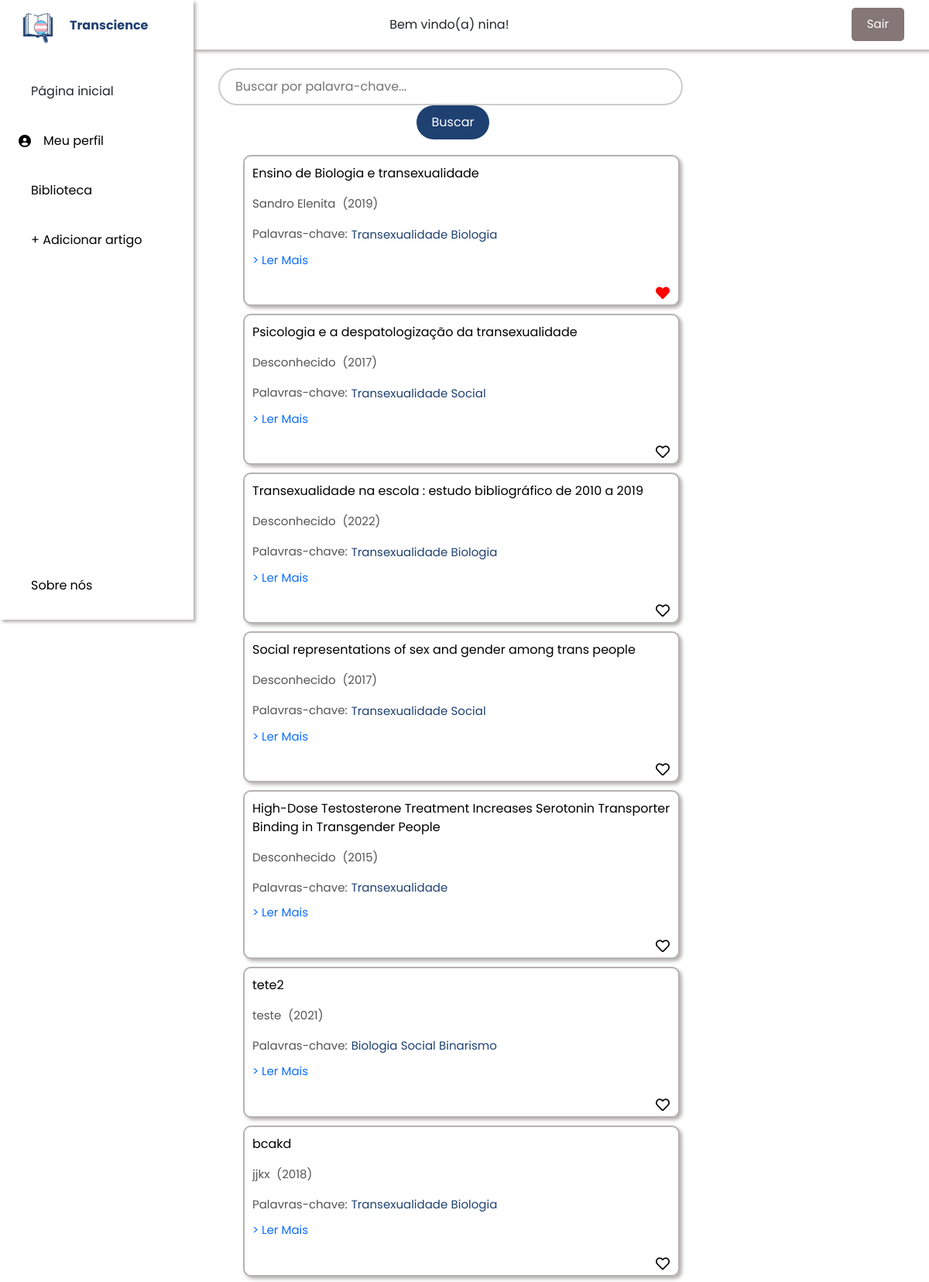
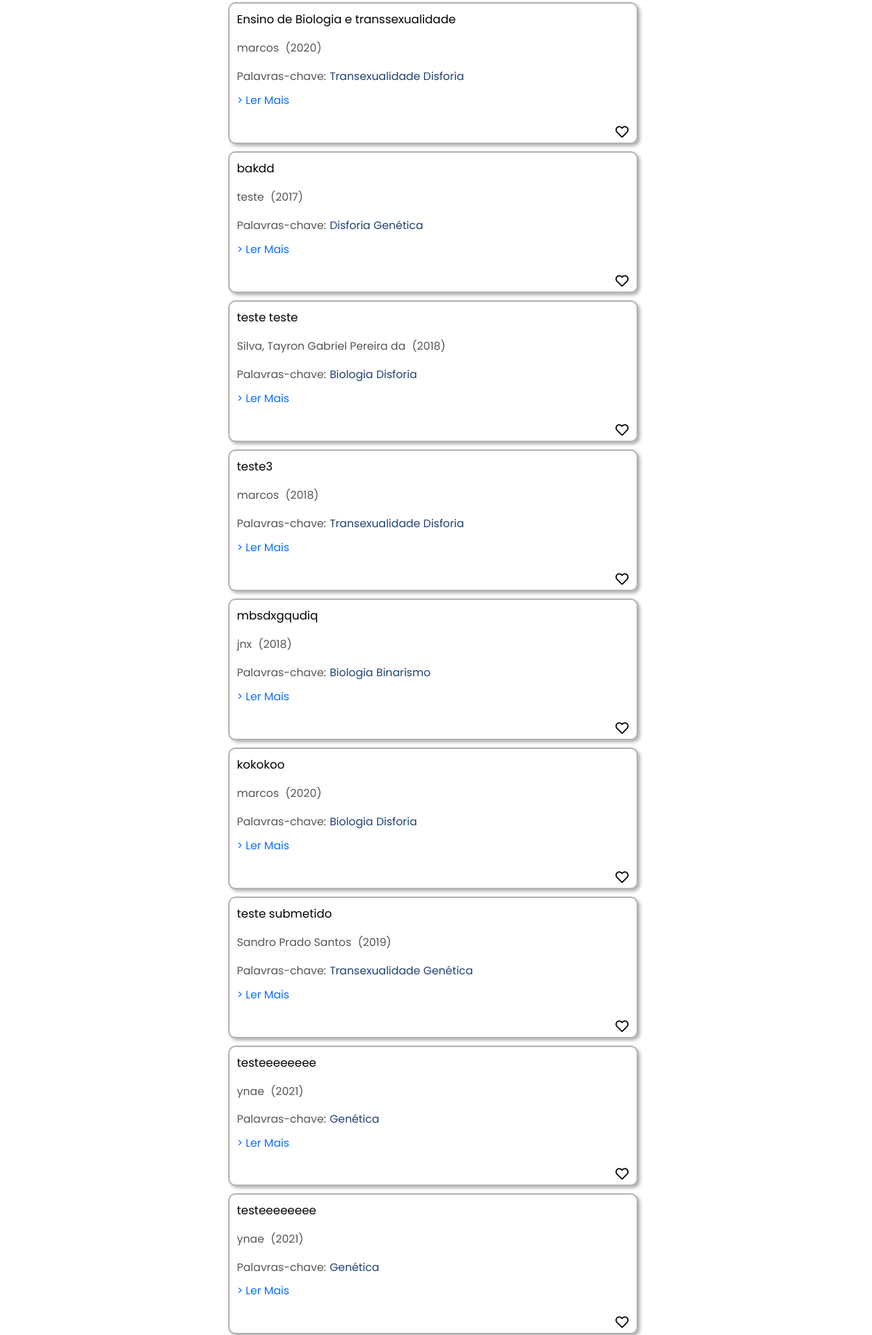
The app's page /biblioteca/index/ (signed in, upper part) with its own data (2 pictures, top to bottom).
### biblioteca/models.py (models this page shows, shortened)
class Artigo(models.Model):
    titulo = models.CharField(max_length=200)
    link = models.CharField(max_length=255)
    autor = models.CharField(max_length=255)
    relevancia_id = models.ForeignKey(Relevancia, on_delete=models.CASCADE)
    ano_id = models.ForeignKey(Ano, on_delete=models.CASCADE)
    palavras_chave = models.ManyToManyField(PalavraChave, related_name='artigos')
    usuario = models.ManyToManyField(User, related_name='artigos')

class Ano(models.Model):
    descricao = models.CharField(max_length=255)
    def __str__(self):
        return self.descricao

class PalavraChave(models.Model):
    nome = models.CharField(max_length=100)
    def __str__(self):
        return self.nome

### biblioteca/views.py (the view)
# urls.py: path("index/", views.IndexView.as_view(), name="index"),
class IndexView(LoginRequiredMixin, generic.ListView):
    template_name = "biblioteca/index.html"
    context_object_name = "artigos"
    login_url = '/auth/login/'
    def get_queryset(self):
        query = self.request.GET.get('q')
        if query:
            return Artigo.objects.filter(
                Q(titulo__icontains=query) |
                Q(autor__icontains=query) |
                Q(palavras_chave__nome__icontains=query)).distinct()
        return Artigo.objects.all()
    def get_context_data(self, **kwargs):
        usuario_atual = self.request.user
        context = super(IndexView, self).get_context_data(**kwargs)
        favoritos = Favorito.objects.filter(usuario=usuario_atual).values_list('artigo_id')
        favoritos_ids = []
        for f in favoritos:
            if (f[0] not in favoritos_ids):
                favoritos_ids.append(f[0])
        context['favoritos'] = favoritos_ids
        return context

### biblioteca/templates/biblioteca/index.html (shortened to what this page needs)
{% load static %}
<link rel="stylesheet" href="{% static 'css/bootstrap.min.css' %}">
<link rel="stylesheet" href="{% static 'fa/css/all.min.css' %}">
<link rel="stylesheet" href="{% static 'biblioteca/style.css' %}">
<link href="fontawesome/css/all.css" rel="stylesheet">
<link rel="stylesheet" href="https://use.fontawesome.com/releases/v5.0.7/css/all.css">
<head>
</head>
<body id="body-pd">
  <header class="header" id="header">
      {% if user.is_authenticated %}
      Bem vindo(a) {{ user.username }}!
      {% else %}
      <p>You are not logged in</p>
      <a href="{% url 'login' %}">Log In</a>
      {% endif %}
      <form action="{% url 'logout' %}" method="post">
        <button type="submit" class="logout-button">Sair</button>
      </form>
  </header>
  <div class="l-navbar" id="nav-bar">
    <nav class="nav">
        <div>
            <a href="#" class="nav_logo">
                <img src="{% static 'biblioteca/images/logo.png' %}" alt="Logo" class="nav_logo-img">
                <span class="nav_logo-name">Transcience</span>
            </a>
            <div class="nav_list">
                <a href="#" class="nav_link active">
                    <span class="nav_name">Página inicial</span>
                </a>
                <a href="{% url 'perfil' %}" class="nav_link">
                  <i class="fa-solid fa-circle-user"></i>
                    <span class="nav_name">Meu perfil</span>
                </a>
                <a href="{% url 'biblioteca:minha_biblioteca' %}" class="nav_link">
                    <span class="nav_name">Biblioteca</span>
                </a>
                <a href="{% url 'novoArtigo' %}" class="nav_link">
                  <span class="nav_name"> + Adicionar artigo</span>
                </a>
            </div>
        </div>
        <a href="#" class="nav_link">
            <span class="nav_name">Sobre nós</span>
        </a>
    </nav>
</div>
<div class="container-fluid">
  <div class="row">
    <div class="col-lg-8 col-md-12">
      <div class="search-container">
        <form method="get" action="{% url 'biblioteca:index' %}">
          <input type="text" name="q" placeholder="Buscar por palavra-chave..." class="search-input" value="{{ request.GET.q }}">
          <button type="submit" class="search-button">Buscar</button>
        </form>
      </div>
      <div class="artigos-container">
        {% if artigos %}
        <ul>
          {% for a in artigos %}
              <li class="artigo-item" style="position: relative; padding-bottom: 30px;">
                  <a class="titulo-artigo" style="color: black;">
                      {{ a.titulo }}
                  </a>
                  <form action="{% url 'favoritar_artigo' a.id %}" method="post" class="favorite-form" id="favorite-form-{{ a.id }}">
                      <button type="submit" class="favorite-button" style="border: none; background: none; position: absolute; bottom: 5px; right: 5px;" id="favorite-btn-{{ a.id }}" onclick="toggleFavorite(event, {{ a.id }})">
                        {% if a.id in favoritos %}
                          <i class="fas fa-heart" id="heart-{{ a.id }}" style="color: red; font-size: 18px;"></i>
                        {% else %}
                          <i class="far fa-heart" id="heart-{{ a.id }}" style="font-size: 18px;"></i>
                        {% endif %}
                      </button>
                  </form>
                  <p class="texto-menor" style="margin-top: 3px;">{{ a.autor }} <span style="margin-left: 5px;">({{ a.ano_id }})</span></p>
                  <div style="display: flex; align-items: center; margin-top: 10px;">
                      <a class="texto-menor">Palavras-chave:</a>
                      <div class="palavras-chave-container" style="margin-left: 5px;">
                          {% for palavra_chave in a.palavras_chave.all %}
                              <span class="texto-menor" style="color: #1F4172;">{{ palavra_chave }}</span>
                          {% endfor %}
                      </div>
                  </div>
                  <p class="texto-menor" style="margin-top: 10px;">
                      <a href="{{ a.link }}" target="_blank">> Ler Mais</a>
                  </p>
              </li>
          {% endfor %}
        </ul>
        {% else %}
          <p>Nenhum artigo encontrado para a pesquisa "{{ request.GET.q }}".</p>
        {% endif %}
      </div>
    </div>
    <div class="col-lg-4 col-md-12">
      <div class="additional-container">
      </div>
    </div>
  </div>
</div>

### biblioteca/static/biblioteca/style.css (style rules this page uses)
* { font-family: "Poppins", sans-serif; }
body { position: relative; font-family: var(--body-font); transition: .5s; margin: 0; padding: 0; }
a { text-decoration: none; }
.artigos-container { padding: 0px; list-style-type: none; }
.artigo-item { border-radius: 10px; padding: 10px; margin-bottom: 10px; background-color: #ffffff; border: 2px solid rgb(183, 178, 178); list-style: none; box-shadow: 3px 3px 4px rgb(183, 178, 178); transition: transform 0.3s, box-shadow 0.3s; }
.texto-menor { font-size: 15px; color: #555; }
.header { width: 100%; height: var(--header-height); position: fixed; top: 0; left: 0; display: flex; align-items: center; justify-content: space-between; padding: 0 1rem; background-color: #ffffff; z-index: var(--z-fixed); transition: .5s; box-shadow: 3px 3px 4px rgb(183, 178, 178); }
.l-navbar { position: fixed; top: 0; left: 0; width: var(--nav-width); height: 100vh; background-color: #ffffff; padding: 0; transition: .5s; z-index: var(--z-fixed); box-shadow: 3px 3px 4px rgb(183, 178, 178); }
.nav { height: 100%; display: flex; flex-direction: column; justify-content: space-between; overflow: hidden; margin-top: 0; }
.nav_logo, .nav_link { display: grid; grid-template-columns: max-content max-content; align-items: center; column-gap: 1rem; padding: .5rem 0 .5rem 1.5rem; }
.nav_logo { margin-bottom: 2rem; }
.nav_logo-name { color: #1F4172; font-weight: 700; }
.nav_link { position: relative; color: var(--first-color-light); margin-bottom: 1.5rem; transition: .3s; }
.nav_logo-img { width: 50px; height: 50px; white-space: nowrap; }
.active { color: var(--black-color); }
.active::before { content: ''; position: absolute; left: 0; width: 2px; height: 32px; background-color: var(--white-color); }
@media screen and (min-width: 768px) { body { margin: calc(var(--header-height) + 1rem) 0 0 0; padding-left: calc(var(--nav-width) + 2rem); } }
@media screen and (min-width: 768px) { .header { height: calc(var(--header-height) + 1rem); padding: 0 2rem 0 calc(var(--nav-width) + 2rem); } }
@media screen and (min-width: 768px) { .l-navbar { left: 0; padding: 0; margin: 0; } }
@media screen and (min-width: 768px) { .artigos-container { background-color: #ffffff; } }
@media screen and (min-width: 768px) { .container-fluid { padding-left: 0; margin-left: 0; margin-top: calc(var(--header-height) + 40px); } }
@media screen and (min-width: 768px) { .additional-container { padding: 100px; border-radius: 10px; margin-bottom: 20px; position: fixed } }
@media screen and (min-width: 768px) { .row { margin-bottom: 1rem; } }
@media screen and (min-width: 768px) { .search-container { margin-bottom: 20px; text-align: center; } }
@media screen and (min-width: 768px) { .search-input { width: 80%; padding: 10px; font-size: 16px; } }
@media screen and (min-width: 768px) { .search-input { padding: 10px 20px; font-size: 16px; width: 600px; border: 2px solid #ccc; border-radius: 25px; outline: none; transition: border-color 0.3s; } }
@media screen and (min-width: 768px) { .search-button { background-color: #1F4172; color: white; font-size: 16px; border: none; border-radius: 25px; padding: 10px 20px; margin-left: 10px; cursor: pointer; transition: background-color 0.3s, transform 0.2s; } }
@media screen and (min-width: 768px) { .logout-button { background-color: #847776; color: white; border: none; padding: 10px 20px; font-size: 15px; cursor: pointer; border-radius: 5px; transition: background-color 0.3s ease; margin-top: 15px; transition: background-color 0.3s, transform 0.2s; } }
@media screen and (min-width: 768px) { .favorite-button i { cursor: pointer; font-size: 20px; } }

### records on screen
Artigo: titulo "Ensino de Biologia e transexualidade", autor "Sandro Elenita", ano_id "2019"
PalavraChave: nome "Transexualidade"
PalavraChave: nome "Biologia"
Artigo: titulo "Psicologia e a despatologização da transexualidade", autor "Desconhecido", ano_id "2017"
PalavraChave: nome "Social"
Artigo: titulo "Transexualidade na escola : estudo bibliográfico de 2010 a 2019", autor "Desconhecido", ano_id "2022"
Artigo: titulo "Social representations of sex and gender among trans people", autor "Desconhecido", ano_id "2017"
Artigo: titulo "High-Dose Testosterone Treatment Increases Serotonin Transporter Binding in Transgender People", autor "Desconhecido", ano_id "2015"
Artigo: titulo "tete2", autor "teste", ano_id "2021"
PalavraChave: nome "Binarismo"
Artigo: titulo "bcakd", autor "jjkx", ano_id "2018"
Artigo: titulo "Ensino de Biologia e transsexualidade", autor "marcos", ano_id "2020"
PalavraChave: nome "Disforia"
Artigo: titulo "bakdd", autor "teste", ano_id "2017"
PalavraChave: nome "Genética"
Artigo: titulo "teste teste", autor "Silva, Tayron Gabriel Pereira da", ano_id "2018"
Artigo: titulo "teste3", autor "marcos", ano_id "2018"
Artigo: titulo "mbsdxgqudiq", autor "jnx", ano_id "2018"
Artigo: titulo "kokokoo", autor "marcos", ano_id "2020"
Artigo: titulo "teste submetido", autor "Sandro Prado Santos", ano_id "2019"
Artigo: titulo "testeeeeeeee", autor "ynae", ano_id "2021"
Artigo: titulo "testeeeeeeee", autor "ynae", ano_id "2021"

### other values on screen
{{ user.username }} "nina"
